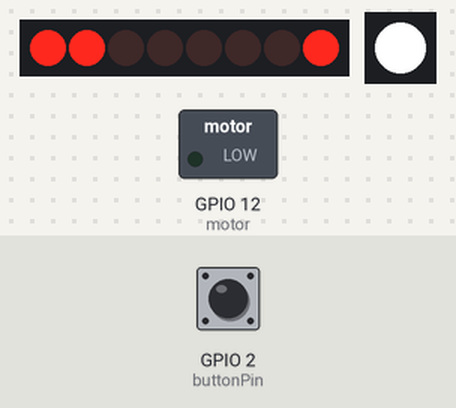
Simulated run of this sketch. Board: ESP32. Shown: 8 port-expander outputs drawn as a row of LEDs (first output left, lit = HIGH), 1 RGB LEDs in strip order, left to right, switched loads named in the sketch (green lamp = pin HIGH). Wiring (inferred from the names in the program): PCF8574 port expander at I2C address 0x3E. Wiring (inferred from the signals the program sends): row of LEDs: on Q0, Q1, Q2, Q3, Q4, Q5, Q6, Q7. Dashed ring = blinking. Inputs (shaded band) come from the test bench; at power-on: GPIO 2 (buttonPin) HIGH. Colours are those a GRB WS2812 strip shows for the declared byte order; random numbers use the default seed unless the sketch sets one; what the sketch prints to the serial monitor is not drawn.

Above: at 2.0 s.
2.1 s: GPIO 2 (buttonPin) pulled LOW for 0.15 s
At 2.7 s:
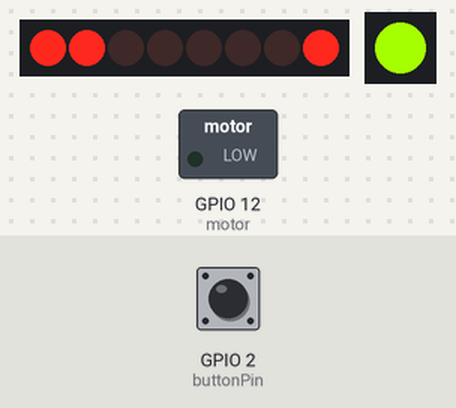
2.8 s: GPIO 2 (buttonPin) pulled LOW for 1 s
At 5.5 s:
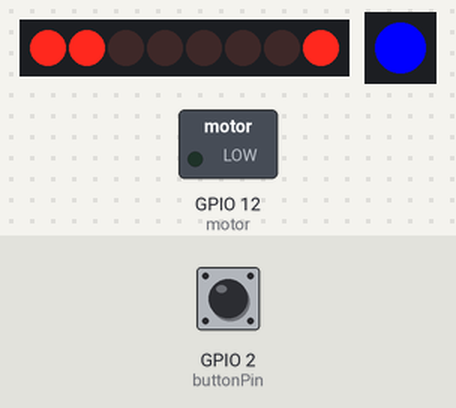
6.8 s: GPIO 2 (buttonPin) pulsed LOW 5 times (0.12 s each, 0.3 s apart)
At 8.0 s:
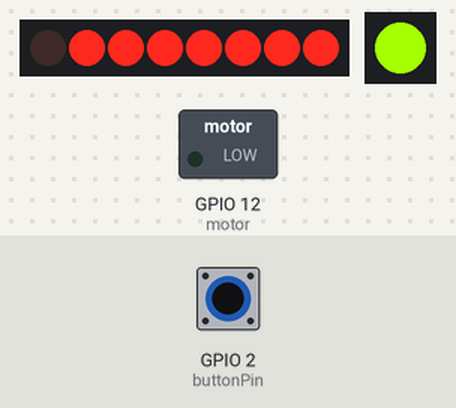
Timing chart, 0 to 33.9 s (numbered marks = the images above; inputs shaded):
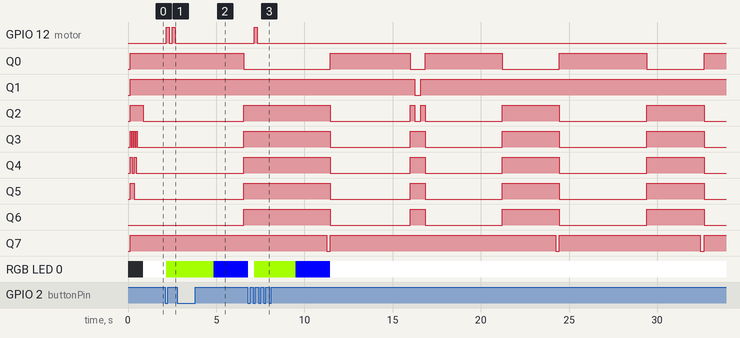

Measured:
- after the input at 2.1 s, GPIO 12 (motor): alternates HIGH for 0.17 s and LOW for 0.18 s, starting after 0.06 s; RGB LED 0: RGB(255, 255, 255) → RGB(165, 255, 0) after 0.06 s
- after the input at 2.8 s, Q0: HIGH → LOW after 3.8 s; Q2–6: LOW → HIGH after 3.8 s; RGB LED 0: RGB(165, 255, 0) → RGB(0, 0, 255) after 2.1 s
- after the input at 6.8 s, GPIO 12 (motor): LOW → HIGH after 0.36 s, → LOW 0.18 s later

The sketch:

Final.ino
```cpp
#include <Wire.h>
#include "Waveshare_LCD1602.h"
#include <FastLED.h>

#define NUM_LEDS 1
#define DATA_PIN 48
#define CLOCK_PIN 13
CRGB leds[NUM_LEDS];

Waveshare_LCD1602 lcd(16,2);  // 16 characters and 2 lines

unsigned long previousMillis = 0;  // 保存上次动作的时间
unsigned long interval = 4000;     // 初始间隔时间为 4-6 秒
bool eyesOpen = true;              // 眼睛状态标志

// Define button and motor control variables
int motor = 12;
float i = 0;
int cnt = 0;
const int buttonPin = 2; // 按钮连接到 D2
int buttonState = HIGH;  // 默认未按下（因为 INPUT_PULLUP）
int lastButtonState = HIGH;
unsigned long lastDebounceTime = 0;
unsigned long debounceDelay = 50;

// LCD Custom characters
uint8_t bottomOne[8] = {0x00, 0x00, 0x00, 0x00, 0x00, 0x03, 0x04, 0x18};
uint8_t bottomTwo[8] = {0x00, 0x00, 0x00, 0x00, 0x00, 0x18, 0x04, 0x03};
uint8_t topTwo[8] = {0x18, 0x04, 0x03, 0x00, 0x00, 0x00, 0x00, 0x00};
uint8_t topOne[8] = {0x03, 0x04, 0x18, 0x00, 0x00, 0x00, 0x00, 0x00};
uint8_t longDash[8] = {0x00, 0x00, 0x00, 0x00, 0x1f, 0x00, 0x00, 0x00};
uint8_t topFull[8] = {0x1F, 0x00, 0x00, 0x00, 0x00, 0x00, 0x00, 0x00};
uint8_t eyeMiddle1[8] = {0x1F, 0x00, 0x00, 0x00, 0x1F, 0x1F, 0x1B, 0x1B};
uint8_t eyeMiddle2[8] = {0x1B, 0x1B, 0x1F, 0x1F, 0x00, 0x00, 0x00, 0x1F};

void setup() {
    Wire.begin();
    lcd.init();
    lcd.customSymbol(0, bottomOne);
    lcd.customSymbol(1, bottomTwo);
    lcd.customSymbol(2, topOne);
    lcd.customSymbol(3, topTwo);
    lcd.customSymbol(4, eyeMiddle1);
    lcd.customSymbol(5, eyeMiddle2);
    lcd.customSymbol(6, longDash);
    lcd.customSymbol(7, topFull);
    randomSeed(analogRead(0));
    openEyes();

    // Setup for motor and LEDs
    pinMode(motor, OUTPUT);
    FastLED.addLeds<WS2812B, DATA_PIN, RGB>(leds, NUM_LEDS);
    Serial.begin(115200);
    pinMode(buttonPin, INPUT_PULLUP);
}

void loop() {
    unsigned long currentMillis = millis();

    // Handle eye animations independently
    if (currentMillis - previousMillis >= interval) {
        previousMillis = currentMillis;
        if (eyesOpen) {
            // 25% chance to squeeze eyes, otherwise close them
            if (random(0, 100) < 25) {
                squeezeEyes();
                interval = 3000; // Squeeze eyes last for 3 seconds
            } else {
                closeEyes();
                interval = 600; // Closing eyes last for 0.6 seconds
            }
        } else {
            openEyes();
        }
    }

    // Handle button and motor control
    int reading = digitalRead(buttonPin);
    if (reading != lastButtonState) {
        lastDebounceTime = millis();
    }

    if ((millis() - lastDebounceTime) > debounceDelay) {
        if (reading != buttonState) {
            buttonState = reading;
            if (buttonState == LOW) {  // Button pressed
                Serial.println("Button is pressed!");
                cnt++;
            }
        }
    }
    lastButtonState = reading;

    // Motor control based on button state
    if (cnt % 2 != 0) {
        leds[0] = CRGB::Orange;
        FastLED.show();
        Serial.println(cnt);

        i = 0;
        while (i < 22 && cnt % 2 != 0) {  // Check cnt status
            digitalWrite(motor, HIGH);
            delay((0.1 * pow((i - 15), 2) + 22.5) * 4);
            digitalWrite(motor, LOW);
            delay((0.1 * pow((i - 15), 2) + 22.5) * 4);

            i++;
            if (digitalRead(buttonPin) == LOW) {  // Check button during motor operation
                cnt++;
                break;
            }
        }

        digitalWrite(motor, LOW);
        delay(2000);

        leds[0] = CRGB::Blue;
        FastLED.show();

        i = 0;
        while (i < 27 && cnt % 2 != 0) {
            digitalWrite(motor, HIGH);
            delay((0.1 * pow((i - 15), 2) + 22.5) * 4);
            digitalWrite(motor, LOW);
            delay((0.1 * pow((i - 15), 2) + 22.5) * 4);

            i++;
            if (digitalRead(buttonPin) == LOW) {
                cnt++;
                break;
            }
        }

        digitalWrite(motor, LOW);
        delay(1700);
    } else {
        Serial.println("Off");
        Serial.println(cnt);
        leds[0] = CRGB::White;
        FastLED.show();
    }
}
void openEyes() {
    lcd.clear();
    drawEye(0, 4, 5);  // 左眼
    drawEye(13, 4, 5); // 右眼
    interval = random(4000, 6001);  // 更新为维持睁眼 4-6 秒
    eyesOpen = true;
}

void closeEyes() {
    lcd.clear();
    drawClosedEye(0);  // 左眼
    drawClosedEye(13); // 右眼
    eyesOpen = false;
}

void squeezeEyes() {
    lcd.clear();
    drawSqueezeEye(0, false);  // 左眼
    drawSqueezeEye(13, true);  // 右眼（修正颠倒问题）
    eyesOpen = false;
}

void drawEye(int col, int char1, int char2) {
    lcd.setCursor(col, 0);
    lcd.send_string("|");
    lcd.setCursor(col + 1, 0);
    lcd.write_char(char1);
    lcd.setCursor(col + 2, 0);
    lcd.send_string("|");
    lcd.setCursor(col, 1);
    lcd.send_string("|");
    lcd.setCursor(col + 1, 1);
    lcd.write_char(char2);
    lcd.setCursor(col + 2, 1);
    lcd.send_string("|");
}

void drawClosedEye(int col) {
    lcd.setCursor(col, 0);
    lcd.send_string("_");
    lcd.setCursor(col + 1, 0);
    lcd.send_string("_");
    lcd.setCursor(col + 2, 0);
    lcd.send_string("_");
    lcd.setCursor(col, 1);
    lcd.write_char(7);
    lcd.setCursor(col + 1, 1);
    lcd.write_char(7);
    lcd.setCursor(col + 2, 1);
    lcd.write_char(7);
}

void drawSqueezeEye(int col, bool flip) {
    if (!flip) {  // 正常的左眼
        lcd.setCursor(col, 0);
        lcd.write_char(3);
        lcd.setCursor(col + 1, 0);
        lcd.write_char(6);
        lcd.setCursor(col + 2, 0);
        lcd.write_char(1);
        lcd.setCursor(col, 1);
        lcd.write_char(0);
        lcd.setCursor(col + 1, 1);
        lcd.write_char(6);
        lcd.setCursor(col + 2, 1);
        lcd.write_char(2);
    } else {  // 修正后的右眼（上下翻转）
        lcd.setCursor(col, 0);
        lcd.write_char(0);
        lcd.setCursor(col + 1, 0);
        lcd.write_char(6);
        lcd.setCursor(col + 2, 0);
        lcd.write_char(2);
        lcd.setCursor(col, 1);
        lcd.write_char(3);
        lcd.setCursor(col + 1, 1);
        lcd.write_char(6);
        lcd.setCursor(col + 2, 1);
        lcd.write_char(1);
    }
}
//Pint
```

Waveshare_LCD1602.cpp
```cpp
#include <Arduino.h>
#include <stdio.h>
#include <string.h>
#include <inttypes.h>
#include <Wire.h>

#include "Waveshare_LCD1602.h"


Waveshare_LCD1602::Waveshare_LCD1602(uint8_t lcd_cols,uint8_t lcd_rows)
{
  _cols = lcd_cols;
  _rows = lcd_rows;
}

void Waveshare_LCD1602::init()
{
	Wire.begin();
	_showfunction = LCD_4BITMODE | LCD_1LINE | LCD_5x8DOTS;
	begin(_cols, _rows);
}

void Waveshare_LCD1602::begin(uint8_t cols, uint8_t lines)
{
    if (lines > 1) {
        _showfunction |= LCD_2LINE;
    }
    _numlines = lines;
    _currline = 0;


    ///< SEE PAGE 45/46 FOR INITIALIZATION SPECIFICATION!
    ///< according to datasheet, we need at least 40ms after power rises above 2.7V
    ///< before sending commands. Arduino can turn on way befer 4.5V so we'll wait 50
    delay(50);


    ///< this is according to the hitachi HD44780 datasheet
    ///< page 45 figure 23

    ///< Send function set command sequence
    command(LCD_FUNCTIONSET | _showfunction);
    delay(5);  // wait more than 4.1ms

	///< second try
    command(LCD_FUNCTIONSET | _showfunction);
    delay(5);

    ///< third go
    command(LCD_FUNCTIONSET | _showfunction);


    ///< turn the display on with no cursor or blinking default
    _showcontrol = LCD_DISPLAYON | LCD_CURSOROFF | LCD_BLINKOFF;
    display();

    ///< clear it off
    clear();

    ///< Initialize to default text direction (for romance languages)
    _showmode = LCD_ENTRYLEFT | LCD_ENTRYSHIFTDECREMENT;
    ///< set the entry mode
    command(LCD_ENTRYMODESET | _showmode);
}

inline void Waveshare_LCD1602::command(uint8_t value)
{
    uint8_t data[3] = {0x80, value};
    send(data, 2);
}

void Waveshare_LCD1602::send(uint8_t *data, uint8_t len)
{
    Wire.beginTransmission(LCD_ADDRESS);        // transmit to device #4
    for(int i=0; i<len; i++) {
        Wire.write(data[i]);
		delay(5);
    }
    Wire.endTransmission();                     // stop transmitting
}

void Waveshare_LCD1602::display() {
    _showcontrol |= LCD_DISPLAYON;
    command(LCD_DISPLAYCONTROL | _showcontrol);
}

void Waveshare_LCD1602::clear()
{
    command(LCD_CLEARDISPLAY);        // clear display, set cursor position to zero
    delayMicroseconds(2000);          // this command takes a long time!
}

void Waveshare_LCD1602::setCursor(uint8_t col, uint8_t row)
{

    col = (row == 0 ? col|0x80 : col|0xc0);
    uint8_t data[3] = {0x80, col};

    send(data, 2);

}
void  Waveshare_LCD1602::write_char(uint8_t value)
{

    uint8_t data[3] = {0x40, value};
    send(data, 2);
}

void Waveshare_LCD1602::send_string(const char *str)
{
	uint8_t i;
	for(i = 0; str[i] != '\0';i++)
		write_char(str[i]);
}

void Waveshare_LCD1602::stopBlink()
{
    _showcontrol &= ~LCD_BLINKON;
    command(LCD_DISPLAYCONTROL | _showcontrol);
}
void Waveshare_LCD1602::blink()
{
    _showcontrol |= LCD_BLINKON;
    command(LCD_DISPLAYCONTROL | _showcontrol);
}

void Waveshare_LCD1602::noCursor()
{
    _showcontrol &= ~LCD_CURSORON;
    command(LCD_DISPLAYCONTROL | _showcontrol);
}

void Waveshare_LCD1602::cursor() {
    _showcontrol |= LCD_CURSORON;
    command(LCD_DISPLAYCONTROL | _showcontrol);
}

void Waveshare_LCD1602::scrollDisplayLeft(void)
{
    command(LCD_CURSORSHIFT | LCD_DISPLAYMOVE | LCD_MOVELEFT);
}

void Waveshare_LCD1602::scrollDisplayRight(void)
{
    command(LCD_CURSORSHIFT | LCD_DISPLAYMOVE | LCD_MOVERIGHT);
}

void Waveshare_LCD1602::leftToRight(void)
{
    _showmode |= LCD_ENTRYLEFT;
    command(LCD_ENTRYMODESET | _showmode);
}

void Waveshare_LCD1602::rightToLeft(void)
{
    _showmode &= ~LCD_ENTRYLEFT;
    command(LCD_ENTRYMODESET | _showmode);
}

void Waveshare_LCD1602::noAutoscroll(void)
{
    _showmode &= ~LCD_ENTRYSHIFTINCREMENT;
    command(LCD_ENTRYMODESET | _showmode);
}

void Waveshare_LCD1602::autoscroll(void)
{
    _showmode |= LCD_ENTRYSHIFTINCREMENT;
    command(LCD_ENTRYMODESET | _showmode);
}

void Waveshare_LCD1602::customSymbol(uint8_t location, uint8_t charmap[])
{

    location &= 0x7; // we only have 8 locations 0-7
    command(LCD_SETCGRAMADDR | (location << 3));


    uint8_t data[9];
    data[0] = 0x40;
    for(int i=0; i<8; i++)
    {
        data[i+1] = charmap[i];
    }
    send(data, 9);
}
void Waveshare_LCD1602::home()
{
    command(LCD_RETURNHOME);        // set cursor position to zero
    delayMicroseconds(2000);        // this command takes a long time!
}
```

Waveshare_LCD1602.h
```cpp
#ifndef __Waveshare_LCD1602_H__
#define __Waveshare_LCD1602_H__

#include <inttypes.h>
#include "Print.h"

/*!
 *   Device I2C Arress
 */
#define LCD_ADDRESS     (0x7c>>1)

/*!
 *   commands
 */
#define LCD_CLEARDISPLAY 0x01
#define LCD_RETURNHOME 0x02
#define LCD_ENTRYMODESET 0x04
#define LCD_DISPLAYCONTROL 0x08
#define LCD_CURSORSHIFT 0x10
#define LCD_FUNCTIONSET 0x20
#define LCD_SETCGRAMADDR 0x40
#define LCD_SETDDRAMADDR 0x80

/*!
 *   flags for display entry mode
 */
#define LCD_ENTRYRIGHT 0x00
#define LCD_ENTRYLEFT 0x02
#define LCD_ENTRYSHIFTINCREMENT 0x01
#define LCD_ENTRYSHIFTDECREMENT 0x00

/*!
 *   flags for display on/off control
 */
#define LCD_DISPLAYON 0x04
#define LCD_DISPLAYOFF 0x00
#define LCD_CURSORON 0x02
#define LCD_CURSOROFF 0x00
#define LCD_BLINKON 0x01
#define LCD_BLINKOFF 0x00

/*!
 *   flags for display/cursor shift
 */
#define LCD_DISPLAYMOVE 0x08
#define LCD_CURSORMOVE 0x00
#define LCD_MOVERIGHT 0x04
#define LCD_MOVELEFT 0x00

/*!
 *   flags for function set
 */
#define LCD_8BITMODE 0x10
#define LCD_4BITMODE 0x00
#define LCD_2LINE 0x08
#define LCD_1LINE 0x00
#define LCD_5x8DOTS 0x00


class Waveshare_LCD1602
{
public:
	Waveshare_LCD1602(uint8_t lcd_cols,uint8_t lcd_rows);

	void init();
	void home();
	void display();
	void command(uint8_t);
	void send(uint8_t *data, uint8_t len);
	void setCursor(uint8_t col, uint8_t row);
	void clear();
	void write_char(uint8_t value);
	void send_string(const char *str);
	void stopBlink();
	void blink();
	void noCursor();
	void cursor();
	void scrollDisplayLeft();
	void scrollDisplayRight();
	void leftToRight();
	void rightToLeft();
	void noAutoscroll();
	void autoscroll();
	void customSymbol(uint8_t location, uint8_t charmap[]);
private:
	void begin(uint8_t cols, uint8_t rows);
	uint8_t _showfunction;
	uint8_t _showcontrol;
	uint8_t _showmode;
	uint8_t _initialized;
	uint8_t _numlines,_currline;
	uint8_t _lcdAddr;
	uint8_t _RGBAddr;
	uint8_t _cols;
	uint8_t _rows;
	uint8_t _backlightval;
};
#endif
```
